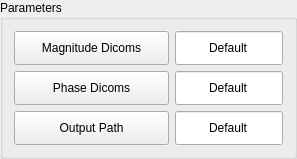
             <widget class="QGroupBox" name="groupBox_7">
              <property name="title">
               <string>Parameters</string>
              </property>
              <layout class="QFormLayout" name="formLayout_13">
               <item row="0" column="0">
                <widget class="QPushButton" name="Magnitude_dicoms_btn_2">
                 <property name="minimumSize">
                  <size>
                   <width>155</width>
                   <height>34</height>
                  </size>
                 </property>
                 <property name="toolTip">
                  <string> directory of magnitude dicoms</string>
                 </property>
                 <property name="text">
                  <string>Magnitude Dicoms</string>
                 </property>
                </widget>
               </item>
               <item row="0" column="1">
                <widget class="QLineEdit" name="lineEdit_7">
                 <property name="minimumSize">
                  <size>
                   <width>0</width>
                   <height>34</height>
                  </size>
                 </property>
                 <property name="text">
                  <string>Default</string>
                 </property>
                 <property name="alignment">
                  <set>Qt::AlignCenter</set>
                 </property>
                </widget>
               </item>
               <item row="1" column="0">
                <widget class="QPushButton" name="Phase_Dicoms_btn_2">
                 <property name="minimumSize">
                  <size>
                   <width>155</width>
                   <height>34</height>
                  </size>
                 </property>
                 <property name="toolTip">
                  <string>directory of unfiltered phase dicoms</string>
                 </property>
                 <property name="text">
                  <string>Phase Dicoms</string>
                 </property>
                </widget>
               </item>
               <item row="1" column="1">
                <widget class="QLineEdit" name="lineEdit_8">
                 <property name="minimumSize">
                  <size>
                   <width>0</width>
                   <height>34</height>
                  </size>
                 </property>
                 <property name="text">
                  <string>Default</string>
                 </property>
                 <property name="alignment">
                  <set>Qt::AlignCenter</set>
                 </property>
                </widget>
               </item>
               <item row="2" column="0">
                <widget class="QPushButton" name="Output_Path_btn_2">
                 <property name="minimumSize">
                  <size>
                   <width>155</width>
                   <height>34</height>
                  </size>
                 </property>
                 <property name="toolTip">
                  <string>directory to save nifti and/or matrixes   : QSM_SWI_PRISMA</string>
                 </property>
                 <property name="text">
                  <string>Output Path</string>
                 </property>
                </widget>
               </item>
               <item row="2" column="1">
                <widget class="QLineEdit" name="lineEdit_9">
                 <property name="minimumSize">
                  <size>
                   <width>0</width>
                   <height>34</height>
                  </size>
                 </property>
                 <property name="text">
                  <string>Default</string>
                 </property>
                 <property name="alignment">
                  <set>Qt::AlignCenter</set>
                 </property>
                </widget>
               </item>
              </layout>
             </widget>
